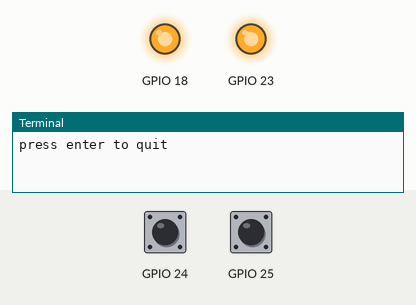
Simulated run of this program. Board: Raspberry Pi (BCM pin numbers). Parts: output pins drawn as LEDs (lit = HIGH), the last lines printed to the terminal. The test bench sets the inputs (shaded band); at power-on: GPIO 24 LOW, GPIO 25 LOW.

Above: at 1.2 s.
1.3 s: GPIO 24 pulled HIGH for 0.15 s
At 2.4 s:
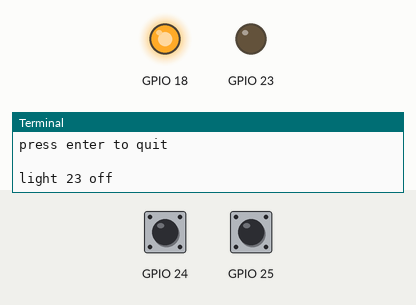
2.9 s: GPIO 25 pulled HIGH for 0.15 s
At 3.6 s:
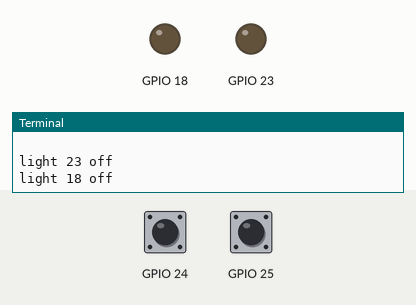
4.5 s: GPIO 24 pulled HIGH for 1 s
At 4.8 s:
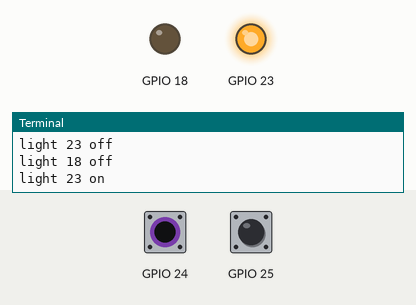
7.0 s: GPIO 24 pulled HIGH for 3.2 s
At 7.9 s:
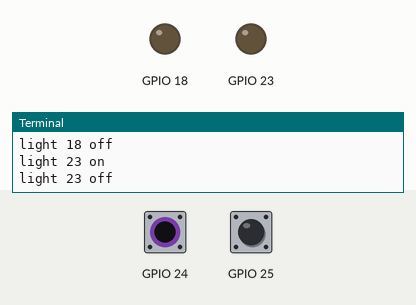
11.7 s: GPIO 25 pulled HIGH for 1 s
At 12.7 s:
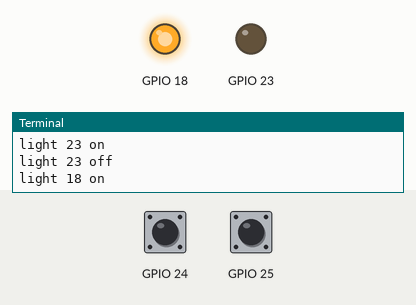
Timing chart, 0 to 14.7 s (numbered marks = the images above; inputs shaded):
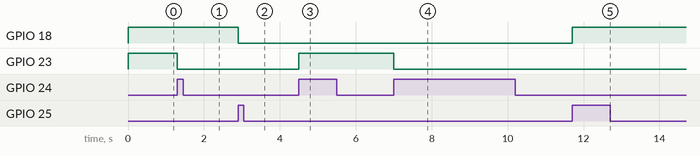

The program:

button4.py
```python
import RPi.GPIO as GPIO


light_18_on=True
light_23_on=True


def button_25_pressed(channel):
  global light_18_on

  if light_18_on:
    light_18_on=False
    GPIO.output(18, False)
    print("light 18 off")

  else:
    light_18_on=True
    GPIO.output(18, True)
    print("light 18 on")


def button_24_pressed(channel):
  global light_23_on

  if light_23_on:
    light_23_on=False
    GPIO.output(23, False)
    print("light 23 off")

  else:
    light_23_on=True
    GPIO.output(23, True)
    print("light 23 on")


GPIO.setwarnings(False)
GPIO.setmode(GPIO.BCM)
GPIO.setup(25, GPIO.IN, pull_up_down=GPIO.PUD_DOWN)
GPIO.setup(24, GPIO.IN, pull_up_down=GPIO.PUD_DOWN)
GPIO.setup(18, GPIO.OUT)
GPIO.setup(23, GPIO.OUT)

GPIO.add_event_detect(25, GPIO.RISING, callback=button_25_pressed, bouncetime=500)
GPIO.add_event_detect(24, GPIO.RISING, callback=button_24_pressed, bouncetime=500)

GPIO.output(18, True)
GPIO.output(23, True)

input("press enter to quit\n\n")

GPIO.cleanup()
```

Measured:
- after the input at 1.3 s, GPIO 23: HIGH → LOW at once
- after the input at 2.9 s, GPIO 18: HIGH → LOW at once
- after the input at 4.5 s, GPIO 23: LOW → HIGH at once
- after the input at 7.0 s, GPIO 23: HIGH → LOW at once
- after the input at 11.7 s, GPIO 18: LOW → HIGH at once
